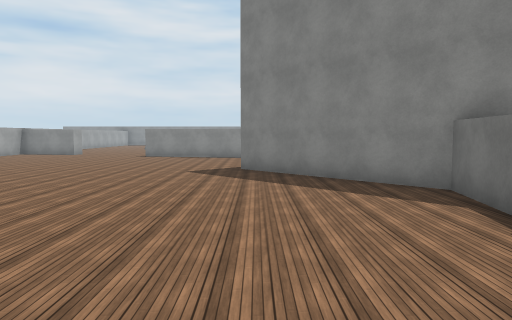
view 1 (above)

18 first-person views from a walk through a 3-D level made in the Unity game engine. The camera is 1.4 m above the floor, tilts 4° down and sees 70° across. The floor is counted in squares, 2 m on a side. Each view is taken from the middle of a square. On the plan, view 1 faces up. The plan holds only what a view shows up to about 11 squares ahead; the rest is blank. The place goes on beyond the plan. The player is left out. Surface patterns are stand-ins for the level's own textures.

view 2
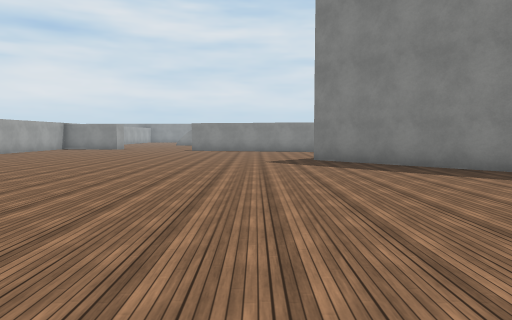

view 3
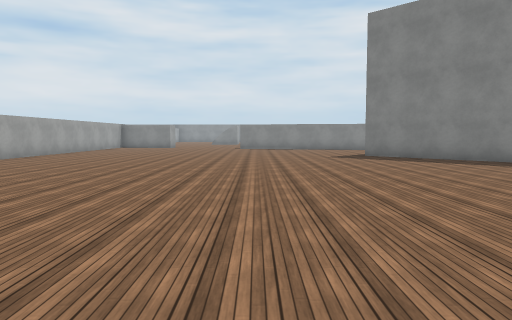

view 4
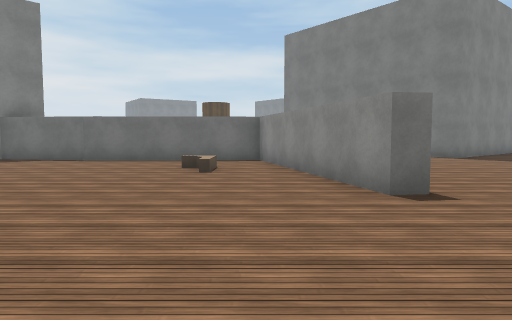

view 5
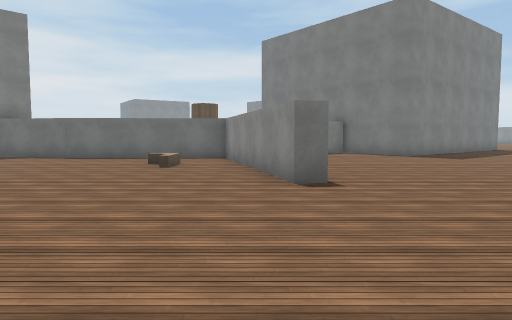

view 6
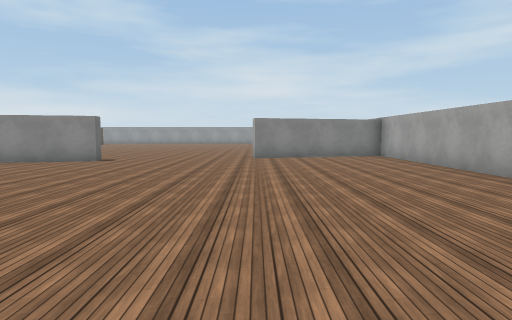

view 7
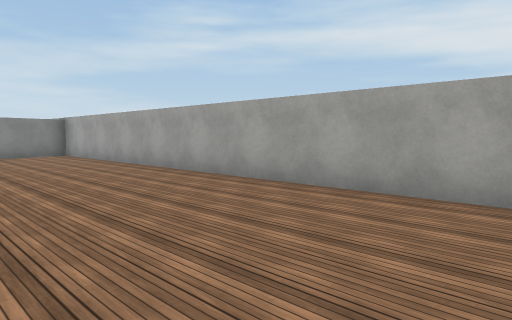

view 8
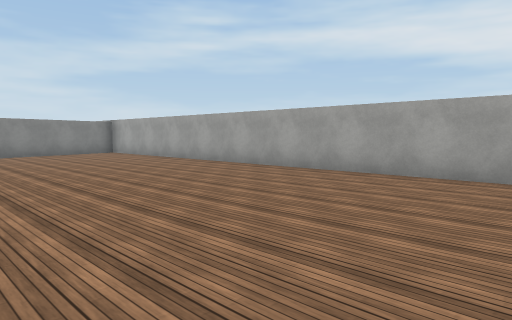

view 9
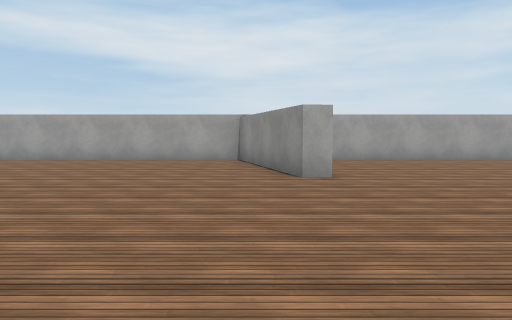

view 10
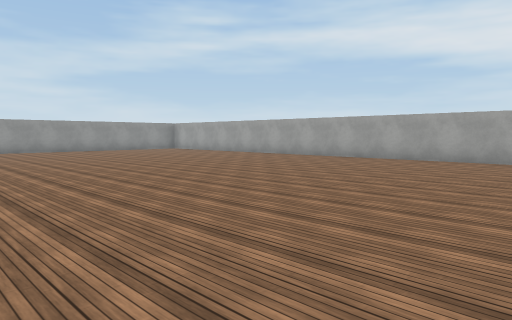

view 11
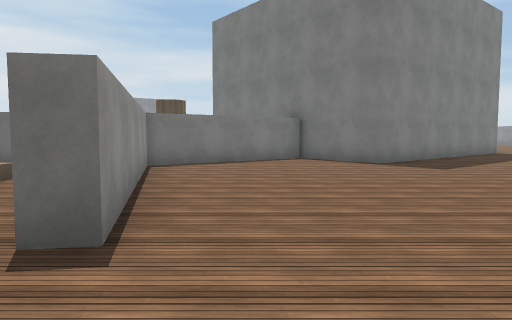

view 12
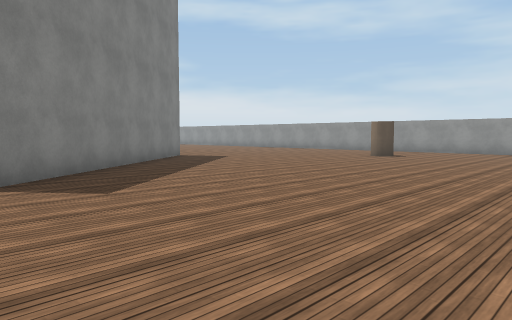

view 13
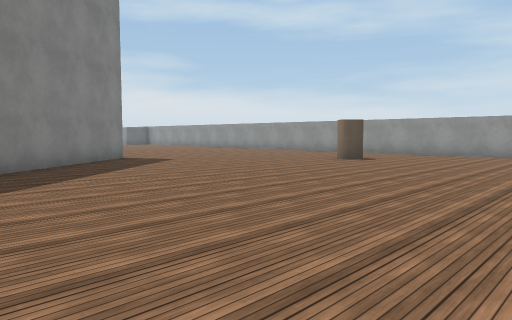

view 14
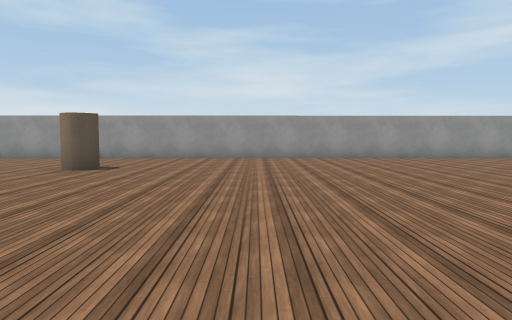

view 15
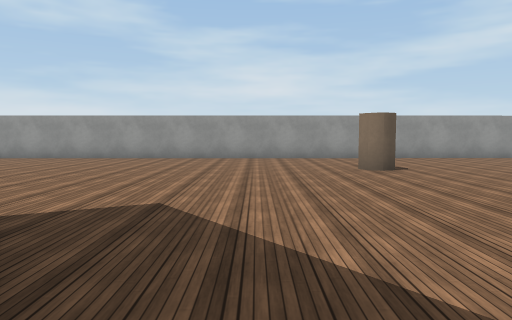

view 16
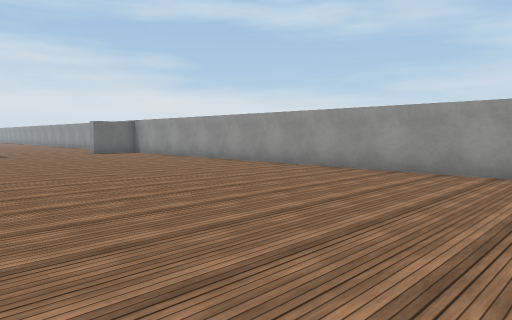

view 17
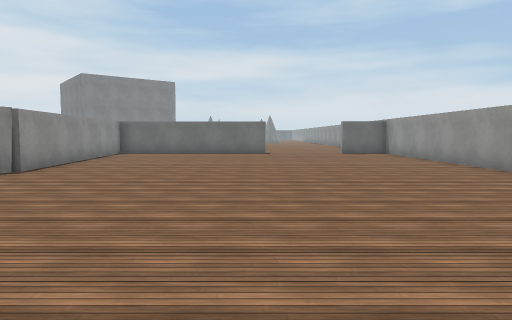

view 18
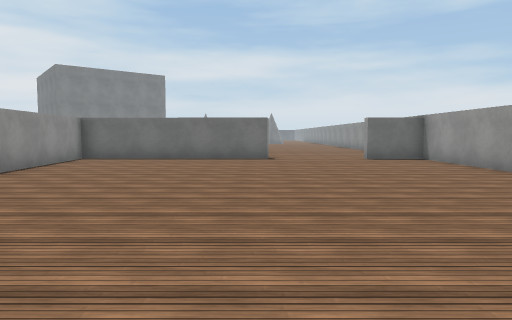

### Floor plan
Points are (right, up) in squares from view 1. A wall is a line through its corners. A room is listed if a view was taken in it or the views show most of it. See-through windows are left out.
Room 1 (views 1, 2, 3, 4, 5, 6, 7, 8, 11)
walls: (-2.7, -3) (-2.8, -2.5) (3, -1.1) (2.8, 3.7); (2.9, 3.6) (3.3, 6.2) (0.1, 9.5); (-11.1, 9.1) (-11.1, -4.1); (-10.1, -4.6) (-7, -3.7) (-6.9, -4.2)
ways out: opening at (-5, -3.7) to room 2
Room 2 (views 9, 10, 12, 13, 14, 15, 16, 17, 18)
walls: (8.6, -13) (3.8, -7) (5.9, -5.4) (3.1, -1.6) (-2.7, -3); (-7.6, -20.8) (21.5, -20.8) (21.5, -19.2); (-6.9, -4.2) (-11.1, -5.4) (-11.1, -12.1); (21.5, -16.4) (21.6, -11) (14.8, -11.6)
ways out: opening at (-5, -3.7) to room 1; opening at (21.7, -18)

Where each view was taken, in squares from view 1:
view 1: 0 up, 0 right, facing up
view 2: 0 up, 2 left, facing up
view 3: 2 down, 4 left, facing up
view 4: 1 down, 7 left, facing right
view 5: 2 down, 8 left, facing right
view 6: 7 up, 7 left, facing down
view 7: 8 up, 7 left, facing down-left
view 8: 9 up, 5 left, facing down-left
view 9: 5 down, 1 left, facing left
view 10: 5 down, 1 left, facing down-left
view 11: 4 down, 5 left, facing right
view 12: 6 down, 2 left, facing down-right
view 13: 8 down, 2 left, facing down-right
view 14: 10 down, 0 right, facing down
view 15: 10 down, 6 right, facing down
view 16: 14 down, 8 right, facing down-right
view 17: 16 down, 8 right, facing right
view 18: 16 down, 11 right, facing right
